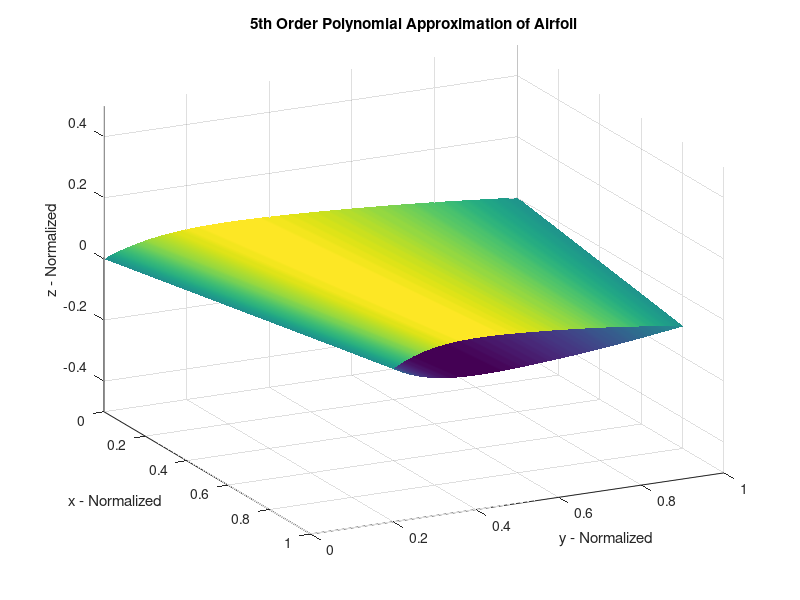
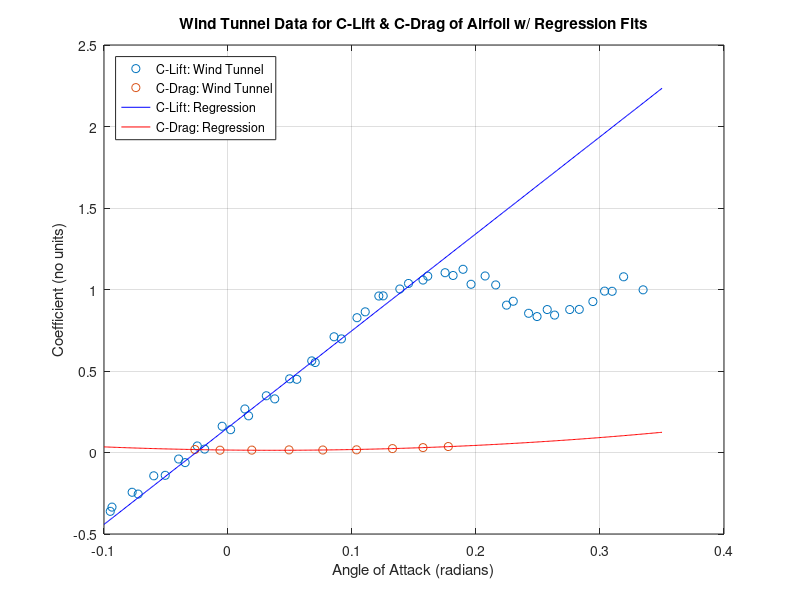

The MATLAB source for these figures, in order:
% Davis Sok
% Aero 300 LAB5 : 2024.05.08

close all;              % clears all
clear all;              % clears workspace
clc;                    % clears command line

%% Part 1 - Airfoil Interpolation

% Import the data from the 'airfoil_1.txt' document. This data contains 
% the normalized y and z locations of an airfoil surface at 6 locations 
% from trailing to leading edge at the root of the wing. Use the polyfit()
% command to find a 5th order polynomial that interpolates the airfoil.

% Import the data from the 'airfoil_2.txt' document. This data contains 
% the normalized y and z locations of an airfoil surface at 6 locations 
% from trailing to leading edge at the tip of the wing. Use the polyfit() 
% command to find a 5th order polynomial that interpolates the airfoil.

% Using both polynomials from part a and b, use the surf() command to
% plot the wing.

% Airfoil 1
airfoil_1 = load('airfoil_1.txt');
y_1 = airfoil_1(:,1); % call every row but only first column
z_1 = airfoil_1(:,2); % call every row but only second column

% Airfoil 2
airfoil_2 = load('airfoil_2.txt');
y_2 = airfoil_2(:,1);
z_2 = airfoil_2(:,2);

% Mesh for Airfoil 1 Y-axis
y_mesh_1 = linspace(y_1(1), y_1(end), 100); % make an array from 1 to whatever max-value of y_1, 100 times in between

% Mesh for Airfoil 2 Y-axis
y_mesh_2 = linspace(y_2(1), y_2(end), 100); % make an array from 1 to whatever max-value of y_2, 100 times in between

% Polyfit & Polyval for Airfoil 1 Z-axis
p_1 = polyfit(y_1,z_1,5); % find coefficients
z_mesh_1 = polyval(p_1,y_mesh_1); % find z height relative to the mesh created

% Polyfit & Polyval for Airfoil 2 Z-axis
p_2 = polyfit(y_2,z_2,5);
z_mesh_2 = polyval(p_2,y_mesh_2);

% Mesh for Airfoil 1 & 2 X-axis
x_mesh = [zeros(100,1), ones(100,1)]; % create an arbitray array to work with when plotting

% Airfoil Plot %

% Set view to near-isometric (solution to figure is slightly off isometric)
v = [2 -1 1]; % coordinates of camera

figure
surf(x_mesh,[y_mesh_1', y_mesh_2'],[z_mesh_1', z_mesh_2']), shading interp % right colors/shade
hold on;
surf(x_mesh,[y_mesh_1', y_mesh_2'],[-z_mesh_1', -z_mesh_2']), shading interp
view(v) % changes view
axis([0 1 0 1 -0.5 0.5]) % set axis boundaries
xlabel('x - Normalized')
ylabel('y - Normalized')
zlabel('z - Normalized')
title('5th Order Polynomial Approximation of Airfoil')

%% Part 2 - Wind Tunnel Data & Regression

% Import the data from the files 'cl_data.txt'  and 'cd_data.txt'. The 
% data is formatted as, first column – angle of attack in degrees, second 
% column – lift/drag coefficient.

% Plot the data from part a and label the figure. Remember the data in the 
% files are data points. It is generally never appropriate to connect
% measured data points with a line.

% Use the polyfit() command to determine the zero angle of attack lift 
% coefficient, 'cl', and the proportionality constant between angle of 
% attack and lift coefficient. In this case, not all the data fits are 
% line. Be sure to limit your regression line to use only points 
% applicable to thin airfoil theory.

% Use the polyfit() command to determine a quadratic fit to the angle of 
% attack versus drag coefficient data.

% Plot both regression lines on the same figure as the data points. Label 
% your figure and be sure to include a legend.

% CL data
cl_data = load('cl_data.txt');
deg_attack_cl = cl_data(:,1);
rad_attack_cl = deg2rad(deg_attack_cl); % must convert data to radians
lift_cl = cl_data(:,2);

% CD data
cd_data = load('cd_data.txt');
deg_attack_cd = cd_data(:,1);
rad_attack_cd = deg2rad(deg_attack_cd);
drag_cd = cd_data(:,2);

% Regression Line Code %
% Note that the points used for this line must adhere to the thin airfoil
% theory. This means only columns 1 - 15 as anything above 10 degrees
% violates this theory.

% Regression Line for Lift Data
y_cl_theory = rad_attack_cl(1:15,1);
x_cl_theory = cl_data(1:15,2);

% Regression Line for Lift Data
lift_line = polyfit(y_cl_theory,x_cl_theory,1);

% "lift_line" Equation
x_l = -0.1:0.001:0.35;
y_l = 5.9458*x_l + 0.1533;

% Regression Quadratic Line for Drag Data
drag_line = polyfit(rad_attack_cd,drag_cd,2);

% "drag_line" Equation
x_d = -0.1:0.001:0.35;
y_d = 1.1235*(x_d.^2) - 0.0819*x_l + 0.0151;

% Wind Tunnel Plot w/ Regression Lines %

figure
plot(rad_attack_cl,lift_cl,'o')
hold on
grid on
plot(rad_attack_cd,drag_cd,'o')
plot(x_l,y_l,'Color','b')
plot(x_d,y_d,'Color','r')
xlabel('Angle of Attack (radians)')
ylabel('Coefficient (no units)')
title('Wind Tunnel Data for C-Lift & C-Drag of Airfoil w/ Regression Fits')
legend('C-Lift: Wind Tunnel', 'C-Drag: Wind Tunnel', 'C-Lift: Regression', 'C-Drag: Regression', 'location', 'northwest')